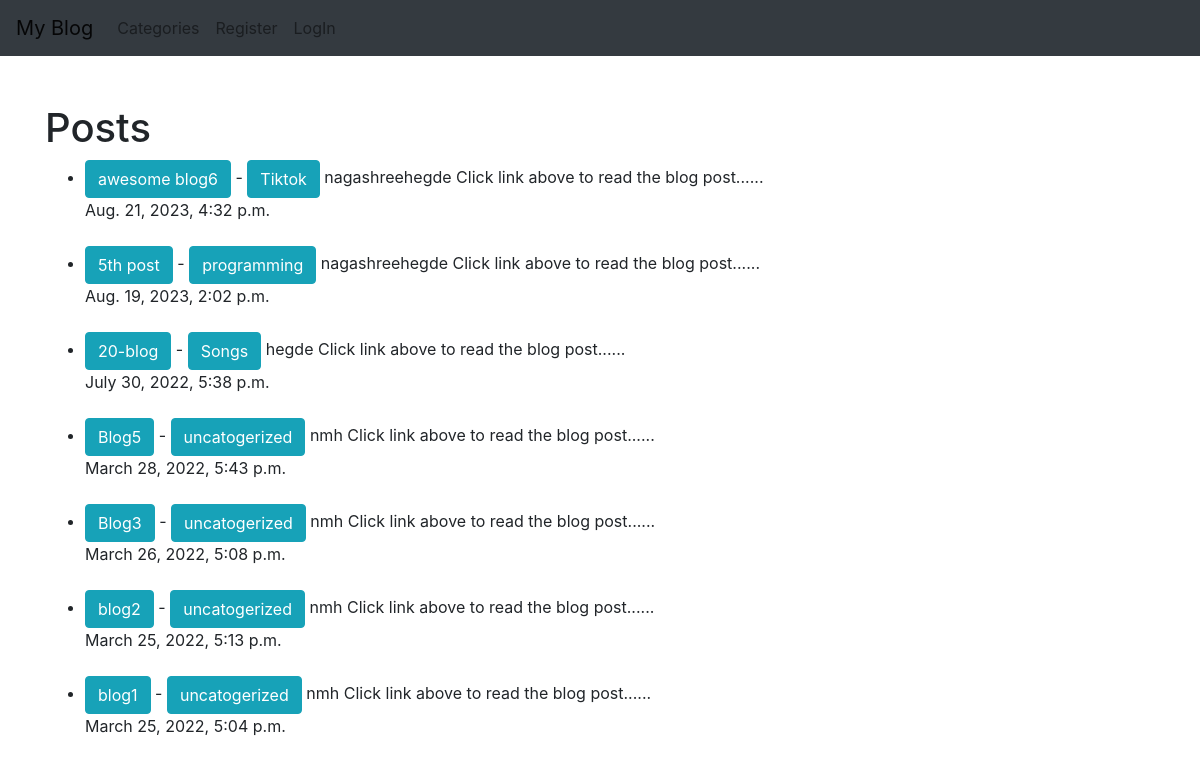
The app's page /, older data.
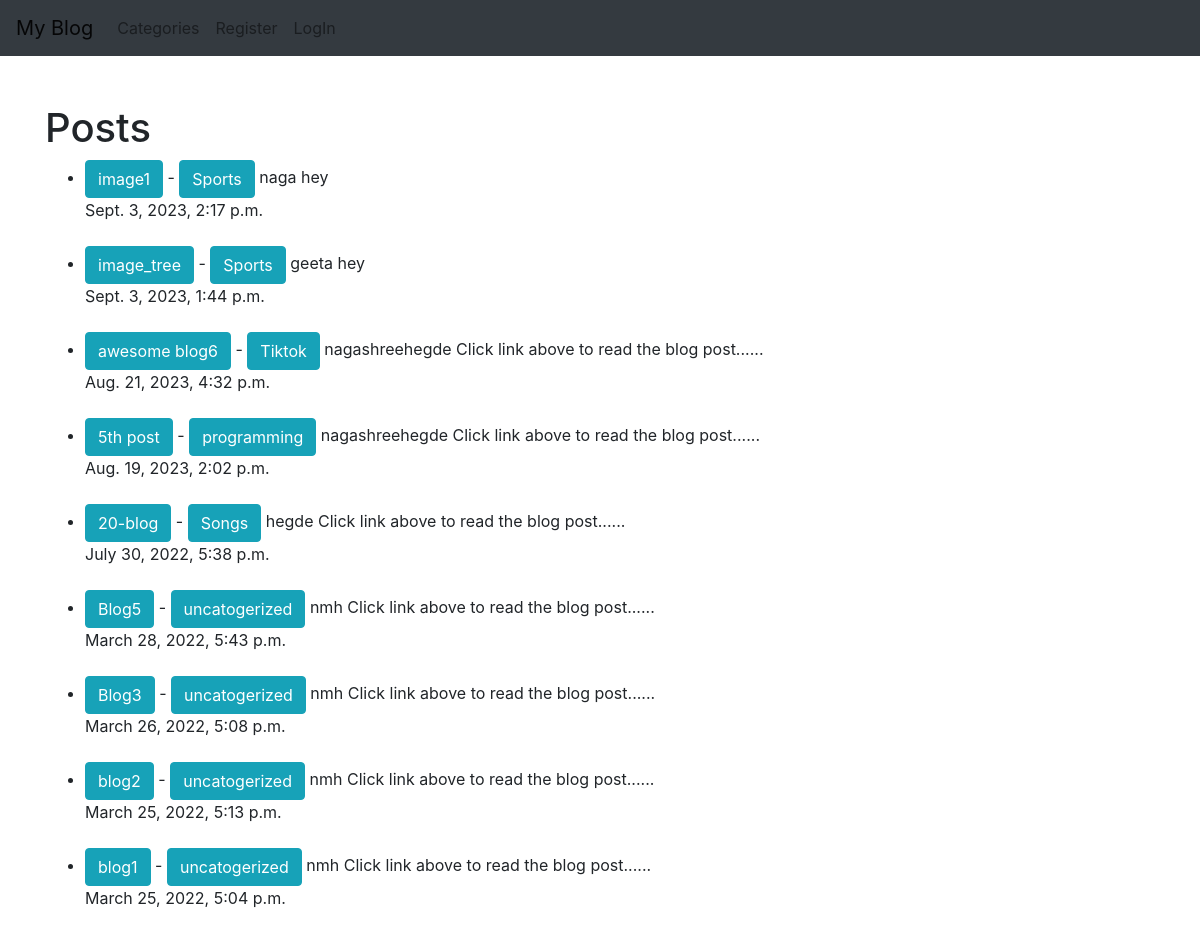
The same page, newer data.
### app_blog/models.py (models this page shows, shortened)
class Post(models.Model):
    title = models.CharField(max_length=255)
    header_image = models.ImageField(null=True,blank=True, upload_to= 'images/')
    title_tag = models.CharField(max_length=255)
    author = models.ForeignKey(User,on_delete=models.CASCADE)
    body = RichTextField(blank=True, null=True)
    created = models.DateTimeField(auto_now_add=True)
    category = models.CharField(max_length=255,default='uncatogerized')
    snippet = models.CharField(max_length=255)
    likes = models.ManyToManyField(User, related_name='blog_posts')

### app_blog/views.py (the view)
# urls.py: path('',HomeView.as_view(),name="home"),
class HomeView(ListView):
    model=Post
    template_name='app_blog/home.html'
    ordering=['-created']

### app_blog/templates/app_blog/home.html (shortened to what this page needs)
{% extends 'app_blog/base.html' %}
{% block content %}
<h1>Posts</h1>
<ul>
{% for post in object_list %}
    <li><a href="{% url 'article-detail' post.pk %}" class="btn btn-info">{{ post.title }}</a> -
        <a href="{% url 'category' post.category|slugify %}" class="btn btn-info">{{ post.category }}</a>
        {{ post.author }}
     {{ post.snippet }}   <br>
     {{ post.created }} </li>
     <br>
{% endfor%}
</ul>
{% endblock %}

### app_blog/templates/app_blog/base.html (shortened to what this page needs)
<!doctype html>
<html lang="en">
  <head>
    <link rel="stylesheet" href="https://cdn.jsdelivr.net/npm/bootstrap@4.4.1/dist/css/bootstrap.min.css">
  </head>
  <body>
    <nav class="navbar navbar-expand-lg navbar-light bg-dark">
        <a class="navbar-brand" href="{% url 'home' %}">My Blog</a>
        <div class="collapse navbar-collapse" id="navbarSupportedContent">
          <ul class="navbar-nav mr-auto">
            {% if cat_menu %}
            <li class="nav-item dropdown">
              <a class="nav-link dropdown-toggle" href="#" id="navbarDropdown" role="button" data-toggle="dropdown" aria-haspopup="true" aria-expanded="false">
                Categories
              </a>
              <div class="dropdown-menu" aria-labelledby="navbarDropdown">
                {% for item in cat_menu %}
                <a class="dropdown-item" href="{% url 'category' item|slugify %}">{{ item }}</a>
                {% endfor %}
              </div>
            </li>
            {% else %}
            <li class="nav-item">
              <a class="nav-link" href="{% url 'category-list' %}">Categories</a>
            </li>
            {% endif %}
          {% if user.is_authenticated %}
          <li class="nav-item">
            <a class="nav-link" href="{% url 'add-post' %}">Add Post</a>
          </li>
          <li class="nav-item">
            <a class="nav-link" href="{% url 'add-category' %}">Add Category</a>
          </li>
          <li class="nav-item">
            <a class="nav-link" href="{% url 'edit_profile' %}">Edit Profile</a>
          </li>
          <li class="nav-item">
            <a class="nav-link" href="{% url 'logout' %}">LogOut</a>
          </li>
          {% else %}
          <li class="nav-item">
            <a class="nav-link" href="{% url 'register' %}">Register</a>
          </li>
          <li class="nav-item">
            <a class="nav-link" href="{% url 'login' %}">LogIn</a>
          </li>
          {% endif %}
          </ul>
        </div>
      </nav>
      <br>
  <br>
  <div class="container">
   {% block content %}
   {% endblock %}
  </div>
  </body>
</html>

Row changes from the older to the newer data that the page shows:
added Post: title "image1", category "Sports", author "naga", snippet "hey", created "Sept. 3, 2023, 2:17 p.m."
added Post: title "image_tree", category "Sports", author "geeta", snippet "hey", created "Sept. 3, 2023, 1:44 p.m."
